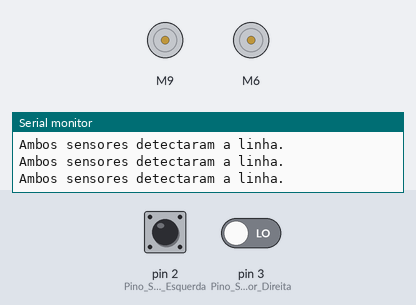
Bench run of a sketch on a simulated Arduino Uno, built with avr-gcc and run on an emulated ATmega328P. Shown: 2 × DC motor (green arrow = forward, orange = backward, longer = faster), the last lines printed to the serial monitor. The test bench sets the inputs (shaded band); at power-on: pin 2 (Pino_Sensor_Esquerda) LOW, pin 3 (Pino_Sensor_Direita) LOW.

Above: at 1.2 s.
1.3 s: pin 2 (Pino_Sensor_Esquerda) driven HIGH
At 2.1 s:
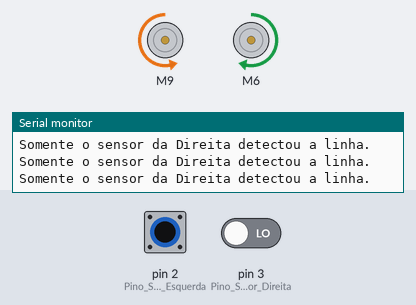
2.8 s: pin 3 (Pino_Sensor_Direita) driven HIGH
At 3.9 s:
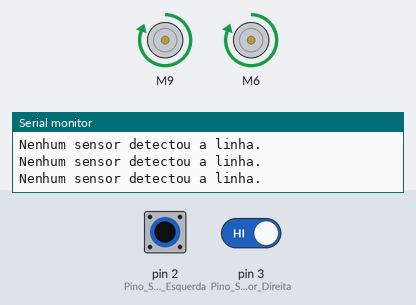
4.3 s: pin 2 (Pino_Sensor_Esquerda) driven LOW
At 5.3 s:
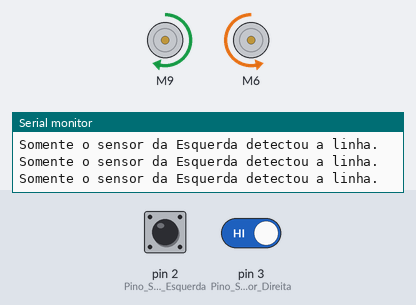
5.8 s: pin 3 (Pino_Sensor_Direita) driven LOW
At 6.5 s:
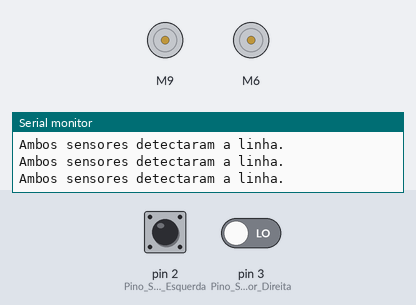
8.8 s: pin 2 (Pino_Sensor_Esquerda) pulsed HIGH 2 times (0.12 s each, 0.3 s apart)
At 9.04 s:
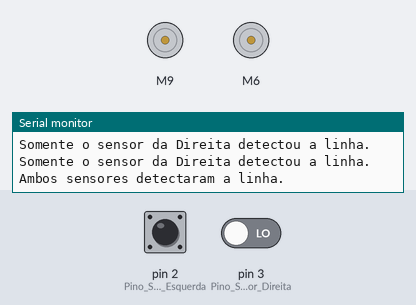
12.4 s: pin 2 (Pino_Sensor_Esquerda) driven HIGH and pin 3 (Pino_Sensor_Direita) driven HIGH
At 13.0 s:
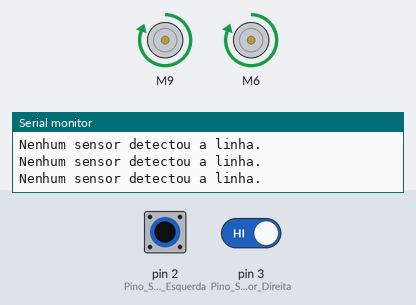
Timing chart, 0 to 15.4 s (numbered marks = the images above; inputs shaded):
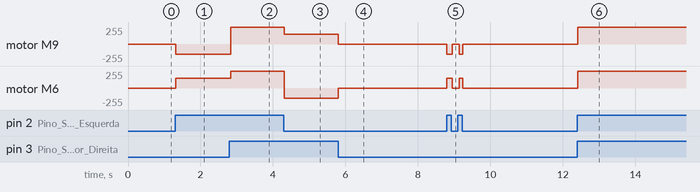

Measured:
- after the input at 1.3 s, motor M9: stopped → backward 150/255 at once; motor M6: stopped → forward 150/255 at once
- after the input at 2.8 s, motor M9: backward 150/255 → forward 255/255 at once; motor M6: forward 150/255 → forward 255/255 at once
- after the input at 4.3 s, motor M9: forward 255/255 → forward 150/255 at once; motor M6: forward 255/255 → backward 150/255 at once
- after the input at 5.8 s, motor M9: forward 150/255 → stopped at once; motor M6: backward 150/255 → stopped at once
- after the input at 8.8 s, motor M9: alternates backward 150/255 for 0.12 s and stopped for 0.19 s, 4 changes in all, then stays stopped, starting at once; motor M6: alternates forward 150/255 for 0.12 s and stopped for 0.19 s, 4 changes in all, then stays stopped, starting at once
- after the input at 12.4 s, motor M9, motor M6: stopped → forward 255/255 at once

The sketch:

sdlCLASS.ino
```cpp
/********************************************************/
/* Aula 33 - Robô Seguidor de Linha */
/* Programação: Abaixo um exemplo de código que */
/* controlará o robô para seguir uma linha. É utilizado */
/* dois módulos sensores de obstáculo IR para detectar */
/* a linha e a ponte H L298n para fazer o controle dos */
/* motores DC
. */
/* Links para obtenção da biblioteca de controle da */
/* ponte H by Andrea Lombardo. */
/* http://librarymanager/All#L298N#EASY */
/* https://github.com/AndreaLombardo/L298N */
/********************************************************/
/*=====ATENÇÃO!======== ATENÇÃO! =========ATENÇÃO!======*/
/* Antes de compilar/carregar o código, você deverá */
/* selecionar qual a cor da linha que o robô deverá */
/* seguir, para isto, descomente (removendo o //) de */
/* uma das duas linhas abaixo. */
//#define CorLinha 1 /* Linha PRETA */
#define CorLinha 0 /* Linha BRANCA */
/*=====ATENÇÃO!======== ATENÇÃO! =========ATENÇÃO!======*/
/* Configura o modo da detecção da linha de acordo com a*/
/* cor escolhida acima. */
#if CorLinha == 1
boolean detectou = 1;
boolean naodetectou = 0;
#else
boolean detectou = 0;
boolean naodetectou = 1;
#endif
/* Inclui a Biblioteca para controle da ponte H. */
#include <L298NX2.h>
#define ENA 10 // ENA precisa estar em uma porta PWM
#define IN1 9
#define IN2 8
#define IN3 6
#define IN4 7
#define ENB 5 // ENB precisa estar em uma porta PWM
/* Criamos um objeto de controle dos motores. */
L298NX2 motores(ENA, IN1, IN2, ENB, IN3, IN4);
/* Define os pinos 2 e 3 para os sensores IR */
#define Pino_Sensor_Direita 3
#define Pino_Sensor_Esquerda 2
/* Variáveis para armazenar os dados dos sensores. */
int Sensor_Direita, Sensor_Esquerda;

void setup() {
Serial.begin(9600);
pinMode(Pino_Sensor_Direita, INPUT);
pinMode(Pino_Sensor_Esquerda, INPUT);
/* Inicia com os motores parados. */
motores.stop();
}
void loop() {
/* Sensores realizam a leitura */
Sensor_Direita = digitalRead(Pino_Sensor_Direita);
Sensor_Esquerda = digitalRead(Pino_Sensor_Esquerda);
/* Nenhum sensor detectou a linha */
if (Sensor_Esquerda == naodetectou && Sensor_Direita == naodetectou)
{
motores.setSpeed(255); /* Define a velocidade dos motores */
motores.forward(); /* Robô move para frente */
Serial.println("Nenhum sensor detectou a linha.");
}
/* Sensor da direita detectou a linha */
if (Sensor_Esquerda == naodetectou && Sensor_Direita == detectou) {
motores.setSpeed(150); /* Define a velocidade dos motores */
motores.forwardB(); /* Robô vira à direita */
motores.backwardA();
Serial.println("Somente o sensor da Direita detectou a linha.");
}
/* Sensor da esquerda detectou a linha */
if (Sensor_Esquerda == detectou && Sensor_Direita == naodetectou) {
motores.setSpeed(150); /* Define a velocidade dos motores */
motores.forwardA(); /* Robô vira à esquerda */
motores.backwardB();
Serial.println("Somente o sensor da Esquerda detectou a linha.");
}
/* Os dois sensores detectaram a linha */
if (Sensor_Esquerda == detectou && Sensor_Direita == detectou) {
motores.stop(); /* Robô permanece parado */
Serial.println("Ambos sensores detectaram a linha.");
}
}
```
